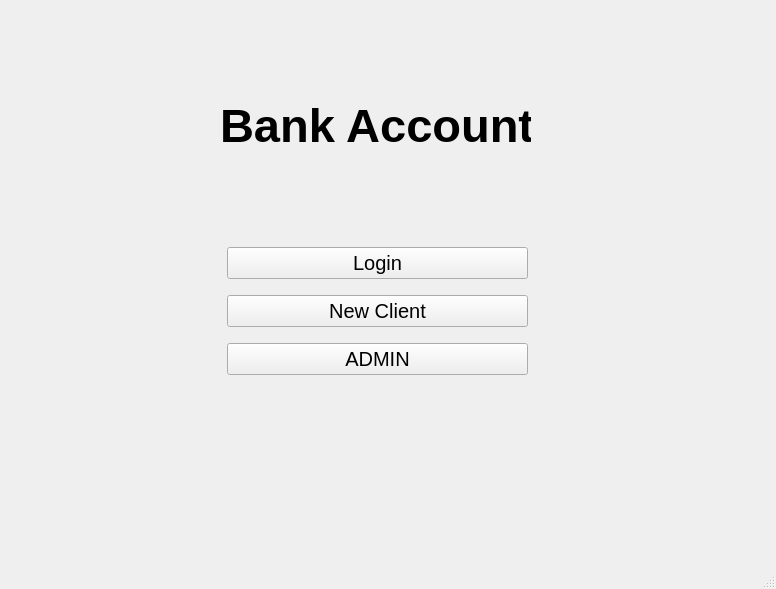
<?xml version="1.0" encoding="UTF-8"?>
<ui version="4.0">
 <class>MainWindow</class>
 <widget class="QMainWindow" name="MainWindow">
  <property name="geometry">
   <rect>
    <x>0</x>
    <y>0</y>
    <width>776</width>
    <height>589</height>
   </rect>
  </property>
  <property name="windowTitle">
   <string>MainWindow</string>
  </property>
  <widget class="QWidget" name="centralwidget">
   <widget class="QLabel" name="label">
    <property name="geometry">
     <rect>
      <x>220</x>
      <y>90</y>
      <width>311</width>
      <height>71</height>
     </rect>
    </property>
    <property name="font">
     <font>
      <pointsize>35</pointsize>
      <bold>true</bold>
     </font>
    </property>
    <property name="text">
     <string>Bank Account</string>
    </property>
   </widget>
   <widget class="QWidget" name="layoutWidget">
    <property name="geometry">
     <rect>
      <x>227</x>
      <y>237</y>
      <width>301</width>
      <height>151</height>
     </rect>
    </property>
    <property name="font">
     <font>
      <pointsize>15</pointsize>
     </font>
    </property>
    <layout class="QVBoxLayout" name="verticalLayout">
     <item>
      <widget class="QPushButton" name="LoginButton">
       <property name="font">
        <font>
         <pointsize>15</pointsize>
        </font>
       </property>
       <property name="text">
        <string>Login</string>
       </property>
      </widget>
     </item>
     <item>
      <widget class="QPushButton" name="NewClient">
       <property name="text">
        <string>New Client</string>
       </property>
      </widget>
     </item>
     <item>
      <widget class="QPushButton" name="AdminButton">
       <property name="text">
        <string>ADMIN</string>
       </property>
      </widget>
     </item>
    </layout>
   </widget>
  </widget>
  <widget class="QStatusBar" name="statusbar"/>
  <action name="actionEdit">
   <property name="text">
    <string>Edit Clients</string>
   </property>
  </action>
 </widget>
 <resources/>
 <connections/>
</ui>
